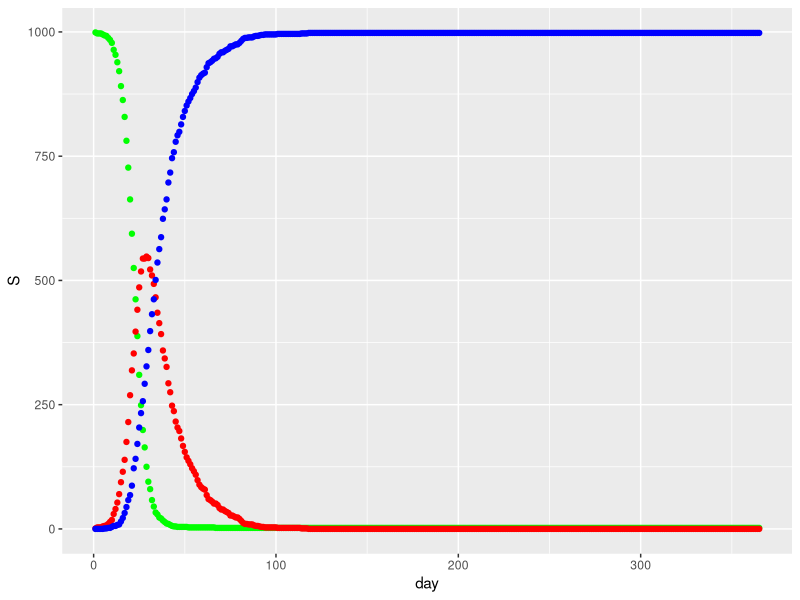
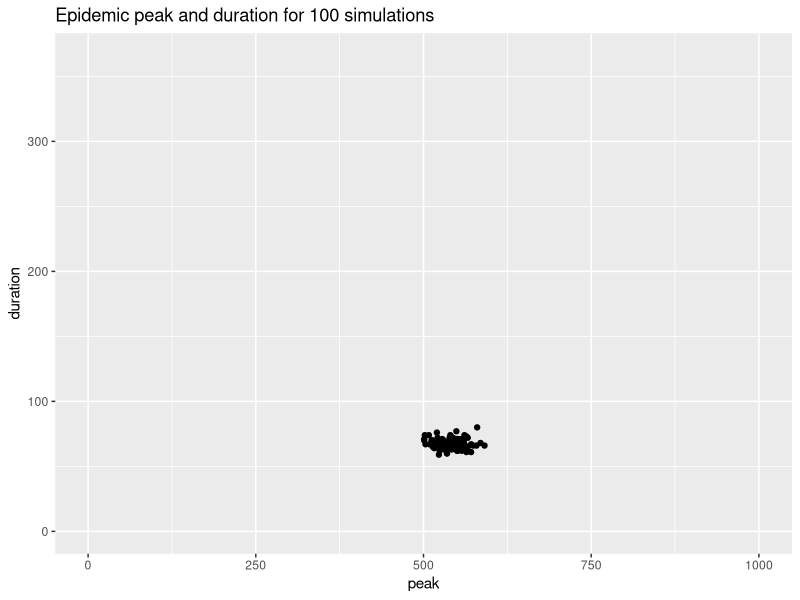

Write the R code that produced these figures, in order.
## ---- chunk 1
library(dplyr)
library(tidyr)
library(magrittr)
#library(stringr)
#library(lubridate)
library(ggplot2)
## ---- chunk 2
nperiods = 365
population = 1000
averagecontacts = 20
pinfect = 0.02
recoveryrate = 1/14 # 1 / average recovery time
## ---- chunk 3

pcontact <- 0  # calculate pcontact here
## ---- chunk 4
pcontact = averagecontacts/population
## ---- chunk 5
I0 = 1
S0 = population - I0
R0 = 0

checkinfection <- function(nS, nI){
  newlyinfected <- c()
  if(nS > 0){
    for (n in 1:nI){
      checkcontact <-  runif(nS)
      #print(checkcontact)
      contacts = ifelse(checkcontact < pcontact, 1,0)
      #print(contacts)
      checkinfect <- runif(sum(contacts))
      #print(checkinfect)
      infected = ifelse(checkinfect < pinfect, 1, 0)
      newlyinfected <- c(newlyinfected, (sum(infected)))
      #print(c(checkinfect, sum(infected)))
    }
    dI <- min(sum(newlyinfected), nS)
  } else {
    dI <- 0
  }
  dI
}

dI = checkinfection(S0, I0)
I1 = I0 + dI
s1 = S0 - dI

print(c(I1, s1))
## ---- chunk 6
Istarting = 100

checkrecover <- function(nI){
  
  checkrecovered <- runif(nI)
  #print(checkrecovered)
  recovered = ifelse(checkrecovered < recoveryrate, 1,0)
  #print(recovered)
  dr <- sum(recovered)
}

dr <- checkrecover(Istarting)
print(dr)
## ---- chunk 7
#  One day

onedayepidemic <- function(nS, nI, nR){
  dI <- checkinfection(nS, nI)
  dR <- checkrecover(nI)
  
  S1 = nS - dI
  I1 = nI + dI - dR
  R1 = nR + dR
  return = c(S1, I1, R1)
}

oneyearepidemic <- function(S0 = 999, I0 = 1, R0 = 0){
  oneyear <- 365
  nS = c(S0)
  nI = c(I0)
  nR = c(R0)
  for (day in 1:(oneyear-1)){
    nextday <- onedayepidemic(nS[day], nI[day], nR[day])
    nS <- c(nS, nextday[1])
    nI <- c(nI, nextday[2])
    nR <- c(nR, nextday[3])
  }
  
  simulationresults <- data.frame(day = 1:oneyear,
                                  S = nS,
                                  I = nI,
                                  R = nR
                                  )
  simulationresults
}
## ---- chunk 8
oneyearresults <- oneyearepidemic(S0, I0, R0)
ggplot(oneyearresults) + 
  geom_point(aes(day, S), color = "green") +
  geom_point(aes(day, I), color = "red") +
  geom_point(aes(day, R), color = "blue")
## ---- chunk 9
infectedstatistic <- oneyearresults %>% 
  mutate(isinfected = (I>=20)) %>%
  filter(isinfected == TRUE) %>%
  group_by(isinfected) %>%
  summarize(peak=max(I),
         startday = min(day),
         endday = max(day)) %>%
  mutate(duration = (endday - startday))
  
infectedstatistic
## ---- chunk 10

epidemicsimulation <- function(S0 = 999, I0 = 1, R0 = 0){
  oneyearresults <- oneyearepidemic(S0, I0, R0)
  infectedstatistic <- oneyearresults %>% 
    mutate(isinfected = (I>=20)) %>%
    filter(isinfected == TRUE) %>%
    group_by(isinfected) %>%
    summarize(peak=max(I),
           startday = min(day),
           endday = max(day)) %>%
    mutate(duration = (endday - startday))
  
  c(infectedstatistic$peak, infectedstatistic$duration)
}

infectedresults <- sapply(rep(999, 100), epidemicsimulation)
epidemicresults <- data.frame(peak = infectedresults[1,],
                              duration = infectedresults[2,])
## ---- chunk 11
ggplot(epidemicresults) + 
  geom_point(aes(peak, duration)) +
  ggtitle("Epidemic peak and duration for 100 simulations") +
  xlim(1,1000) + ylim(1,365)
